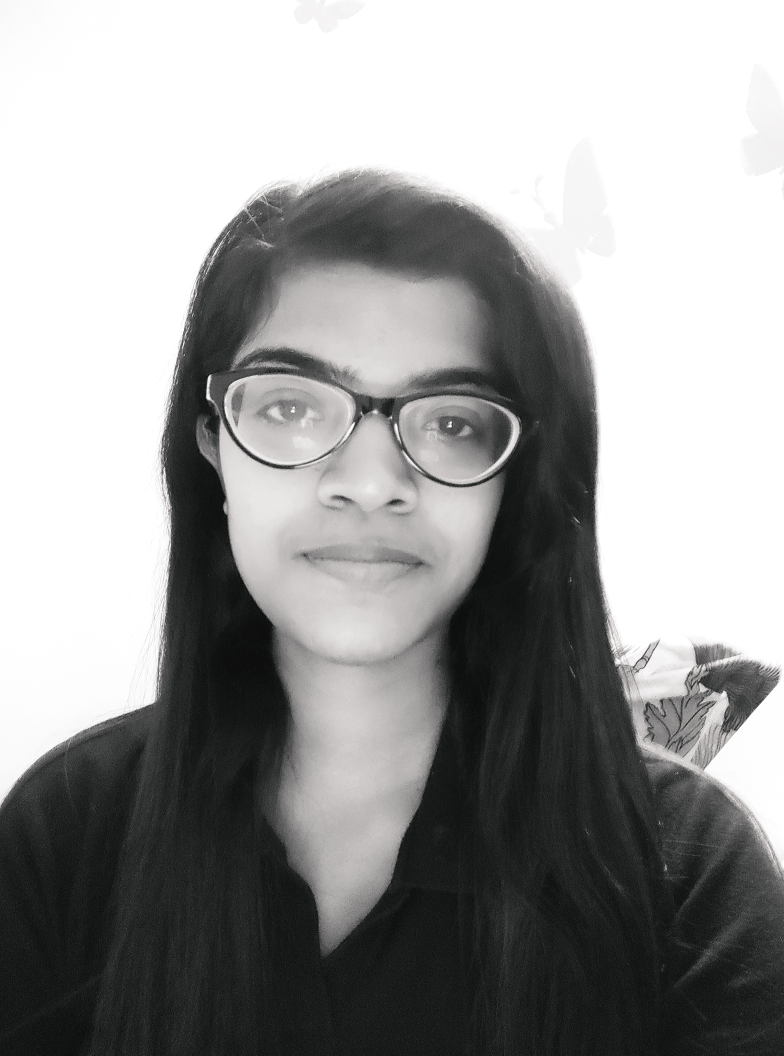
#> input picture mydataset/IMG_20200229_162554.jpg, 3136 x 4224 px, found by its file name (shown at 1/4 size)
$ python facerecog.py
#> lines starting #> are read from the running program, lines starting #| are printed output that depends on the picture; long printed decimals are rounded
import cv2
import numpy as np
from os import listdir
from os.path import isfile, join


data_path = '/Users/hp/Desktop/minor2/mydataset/'

onlyfiles = [f for f in listdir(data_path) if isfile(join(data_path, f))]

Training_Data, Labels = [], []

for i, files in enumerate(onlyfiles):
    image_path = data_path + onlyfiles[i]
    images = cv2.imread(image_path, cv2.IMREAD_GRAYSCALE)
#> images: shape (4224, 3136); min 0, max 255, mean 152.8
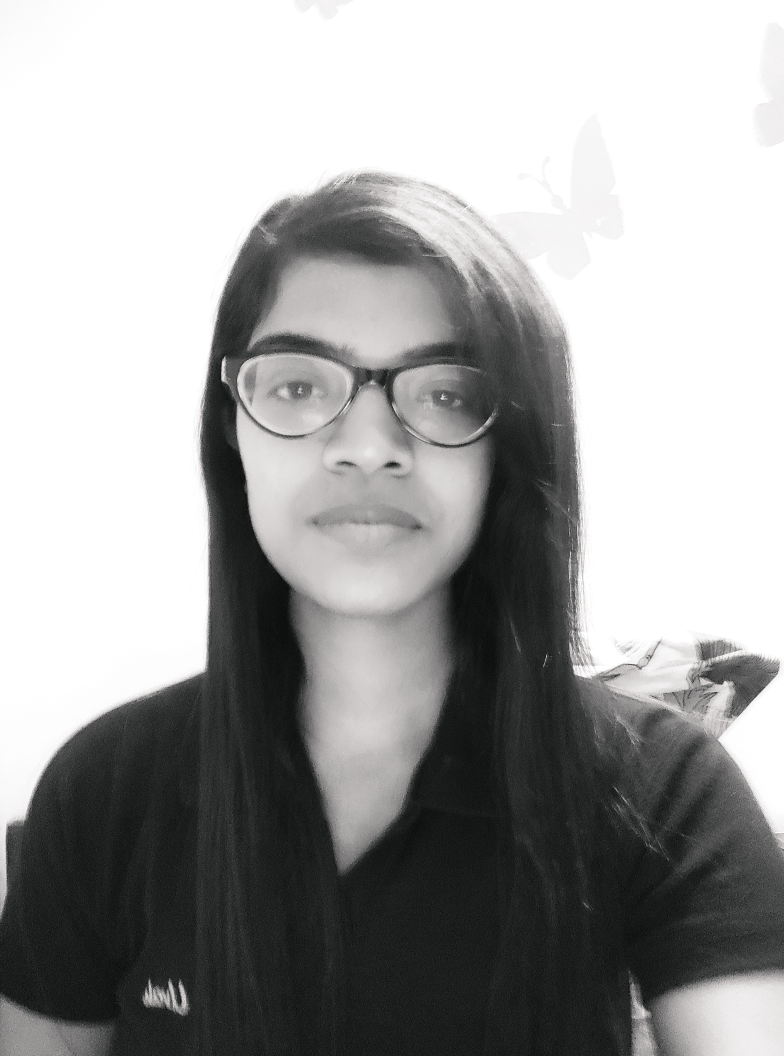
#> input picture mydataset/IMG_20200229_162737.jpg, 3136 x 4224 px, given in place of the camera (shown at 1/4 size)
#> further down, frame is the input picture: shape (4224, 3136, 3); mean B, G, R 160.3, 160.8, 160.5
    Training_Data.append(np.asarray(images, dtype=np.uint8))
    Labels.append(i)

Labels = np.asarray(Labels, dtype=np.int32)
model=cv2.face_LBPHFaceRecognizer.create()

model.train(np.asarray(Training_Data), np.asarray(Labels))
face_classifier = cv2.CascadeClassifier('haarcascade_frontalface_default.xml')

def face_detector(img, size=0.5):

    # Convert image to grayscale
#> called with size = 0.5
    gray = cv2.cvtColor(img,cv2.COLOR_BGR2GRAY)
    faces = face_classifier.detectMultiScale(gray, 1.3, 5)
#> faces = [[767, 1047, 1307, 1307]]
    if faces is ():
        return img, []

    for (x,y,w,h) in faces:
        cv2.rectangle(img,(x,y),(x+w,y+h),(0,255,255),2)
        roi = img[y:y+h, x:x+w]
        roi = cv2.resize(roi, (200, 200))
#> this loop made 1 pass
#> pass 1, in face_detector, `roi = img[y:y+h, x:x+w]`:
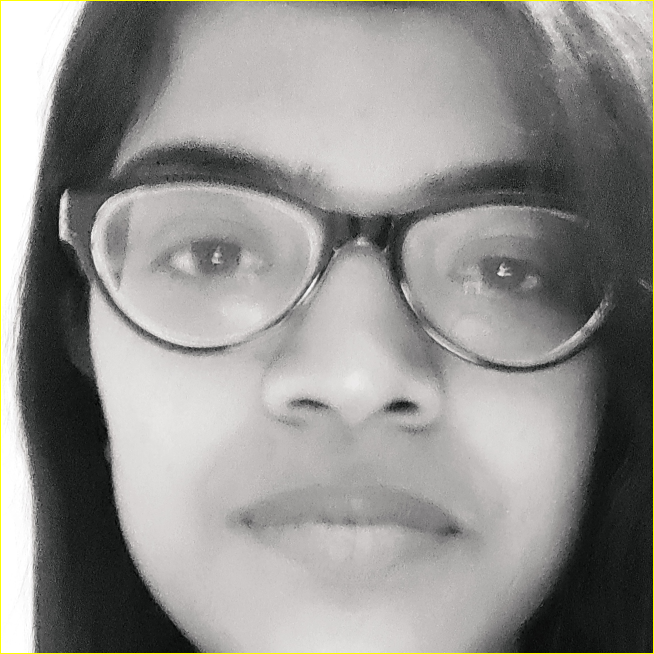
#> roi: shape (1307, 1307, 3) (shown at 1/2 size); mean B, G, R 142.9, 145.1, 146.2
#> pass 1, in face_detector, `roi = cv2.resize(roi, (200, 200))`:
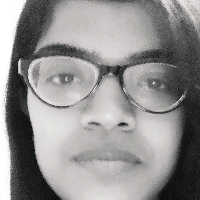
#> roi: shape (200, 200, 3); mean B, G, R 143.5, 144.5, 145.7
    return img, roi


# Open Webcam
cap = cv2.VideoCapture(0)
count=1
while True:
    if count==2:
        break
    else:
        ret, frame = cap.read()

        image, face = face_detector(frame)

    try:
        face = cv2.cvtColor(face, cv2.COLOR_BGR2GRAY)

        # Pass face to prediction model
        # "results" comprises of a tuple containing the label and the confidence value
        results = model.predict(face)
#> results = (0, 95.05)
        print(results)
#| (0, 95.049)
        if results[1] < 500:
            confidence = int( 100 * (1 - (results[1])/400) )
#> confidence = 76
            display_string = str(confidence) + '% Confident it is User'
#> display_string = '76% Confident it is User'

        cv2.putText(image, display_string, (100, 120), cv2.FONT_HERSHEY_COMPLEX, 1, (255,120,150), 2)

        if confidence > 75:
            cv2.putText(image, "Hey Mayuri", (250, 450), cv2.FONT_HERSHEY_COMPLEX, 1, (0,255,0), 2)
            cv2.imshow('Face Recognition', image )
            #enter  code here
            #count+=1
            print("Hello Mridul")

        else:
            cv2.putText(image, "Locked", (250, 450), cv2.FONT_HERSHEY_COMPLEX, 1, (0,0,255), 2)
            cv2.imshow('Face Recognition', image )

    except:
        cv2.putText(image, "No Face Found", (220, 120) , cv2.FONT_HERSHEY_COMPLEX, 1, (0,0,255), 2)
        cv2.putText(image, "Locked", (250, 450), cv2.FONT_HERSHEY_COMPLEX, 1, (0,0,255), 2)
        cv2.imshow('Face Recognition', image )
        pass

    if cv2.waitKey(1) == 13: #13 is the Enter Key
#> (key Esc is pressed here)
        break

cap.release()
cv2.destroyAllWindows()
